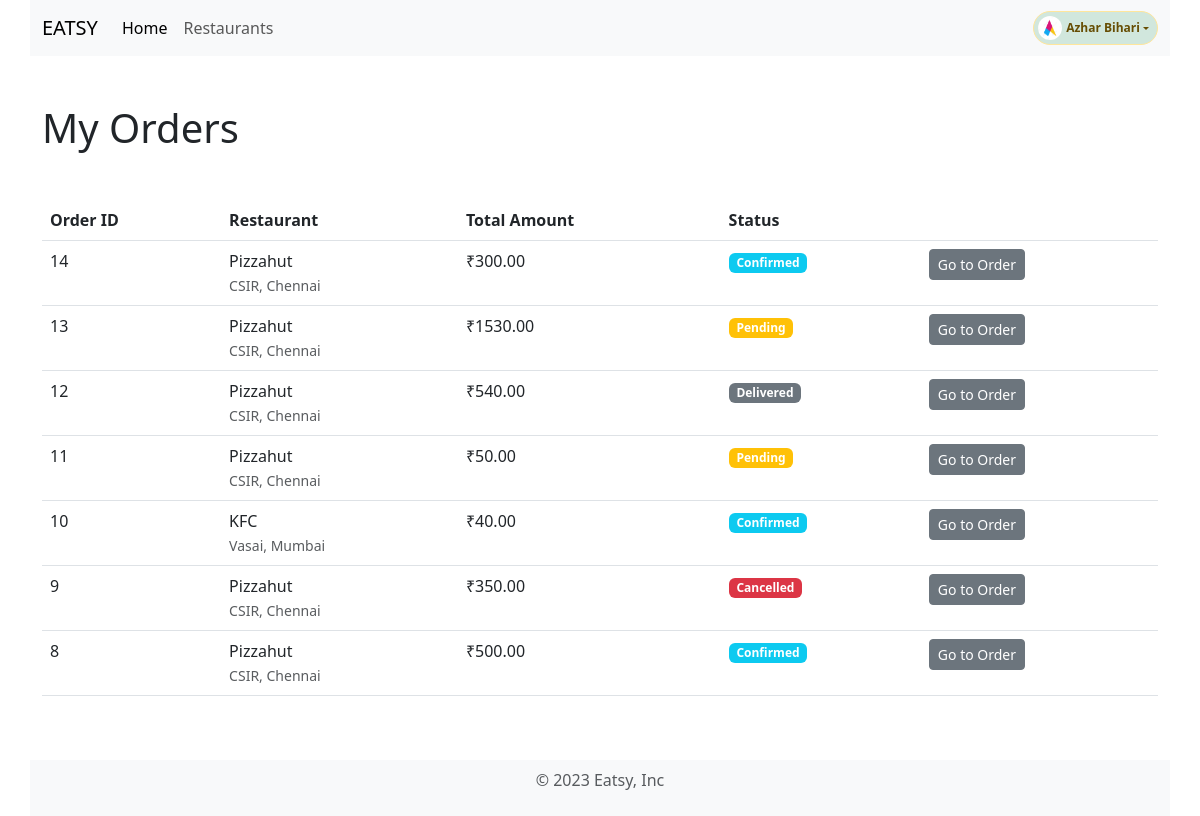
The app's page /orders/ (signed in) with its own data.
### accounts/models.py (models this page shows)
class Account(AbstractUser):
    bio = models.TextField(blank=True, null=True)
    avatar = models.ImageField(
        upload_to='avatars/',
        blank=True,
        null=True,
        default='avatars/default_avatar.png'
    )
    SEX_CHOICES = (
        ('M', 'Male'),
        ('F', 'Female'),
        ('O', 'Other'),
    )
    date_of_birth = models.DateField(null=True, blank=True)
    sex = models.CharField(
        max_length=1, choices=SEX_CHOICES, blank=True, null=True)

### orders/models.py (models this page shows, shortened)
class Order(models.Model):
    ORDER_STATUS = (
        ('pending', 'Pending'),
        ('confirmed', 'Confirmed'),
        ('preparing', 'Preparing'),
        ('out_for_delivery', 'Out for Delivery'),
        ('delivered', 'Delivered'),
        ('cancelled', 'Cancelled'),
    )
    user = models.ForeignKey(User, on_delete=models.CASCADE)
    restaurant = models.ForeignKey(Restaurant, on_delete=models.CASCADE)
    items = models.ManyToManyField(Menu, through='OrderItem')
    total_amount = models.DecimalField(max_digits=8, decimal_places=2)
    created_at = models.DateTimeField(auto_now_add=True)
    is_delivered = models.BooleanField(default=False)
    status = models.CharField(
        max_length=20, choices=ORDER_STATUS, default='pending')
    class Meta:
        ordering = ['-created_at']

### restaurants/models.py (models this page shows, shortened)
class Restaurant(models.Model):
    name = models.CharField(max_length=255)
    slug = models.SlugField(unique=True, max_length=255)
    description = models.TextField()
    address = models.CharField(max_length=255)
    contact_number = models.CharField(max_length=15)
    image = models.ImageField(
        upload_to='restaurant_images/', null=True, blank=True)
    is_open = models.BooleanField(default=True)

### orders/views.py (the view)
# urls.py: path('', OrderListView.as_view(), name='order-list'),
class OrderListView(LoginRequiredMixin, ListView):
    model = Order
    paginate_by = 10
    def get_queryset(self):
        return Order.objects.filter(user=self.request.user)

### orders/templates/orders/order_list.html (shortened to what this page needs)
{% extends "no_sidebar_base.html" %}
{% block head %}
<h1 class="display-6 my-5"> My Orders</h1>
{% endblock %}
{% block content %}
<div class="table-responsive">
    <table class="table table-hover">
        <thead>
            <tr>
                <th scope="col">Order ID</th>
                <th scope="col">Restaurant</th>
                <th scope="col">Total Amount</th>
                <th scope="col">Status</th>
                <th></th>
            </tr>
        </thead>
        <tbody>
            {% for order in page_obj %}
            <tr>
                <td>{{ order.pk }}</td>
                <td>{{ order.restaurant.name }}<br> <small class="text-muted">{{ order.restaurant.address }}</small>
                </td>
                <td>₹{{ order.total_amount }}</td>
                <td>
                    {% if order.status == 'pending' %}
                    <span class="badge bg-warning">{{ order.get_status_display }}</span>
                    {% elif order.status == 'confirmed' %}
                    <span class="badge bg-info">{{ order.get_status_display }}</span>
                    {% elif order.status == 'preparing' %}
                    <span class="badge bg-primary">{{ order.get_status_display }}</span>
                    {% elif order.status == 'out_for_delivery' %}
                    <span class="badge bg-success">{{ order.get_status_display }}</span>
                    {% elif order.status == 'delivered' %}
                    <span class="badge bg-secondary">{{ order.get_status_display }}</span>
                    {% elif order.status == 'cancelled' %}
                    <span class="badge bg-danger">{{ order.get_status_display }}</span>
                    {% endif %}
                </td>
                <td><a class="btn btn-sm btn-secondary" href="{% url 'order-detail' order.pk %}">Go to Order</a></td>
            </tr>
            {% empty %}
            <tr>
                <td colspan="5">Sorry, no orders found.</td>
            </tr>
            {% endfor %}
        </tbody>
    </table>
</div>
{% endblock %}

### templates/components/header.html (shortened to what this page needs)
<header>
    <nav class="container navbar navbar-expand-lg bg-body-tertiary">
        <div class="container">
            <a class="navbar-brand ms-2 ms-sm-0" aria-current="page" to="/">EATSY</a>
            <div class="offcanvas offcanvas-start" tabindex="-1" id="navbarOffcanvasLg"
                aria-labelledby="navbarOffcanvasLgLabel">
                <div class="offcanvas-body">
                    <ul class="navbar-nav justify-content-start flex-grow-1 pe-3">
                        <li class="nav-item">
                            <a class="nav-link active" aria-current="page" href="{% url 'home' %}">Home</a>
                        </li>
                        <li class="nav-item">
                            <a class="nav-link" href="{% url 'restaurant-list' %}">Restaurants</a>
                        </li>
                    </ul>
                </div>
            </div>
            {% if user.is_authenticated %}
            <div class="dropdown ms-auto">
                <a href="#" data-bs-toggle="dropdown" aria-expanded="false"
                    class="text-decoration-none dropdown-toggle badge d-flex align-items-center p-1 pe-2 text-warning-emphasis bg-success-subtle border border-warning-subtle rounded-pill">
                    <img src="{{ user.avatar.url }}" alt="" width="24" height="24" class="rounded-circle me-1">
                    {{ user.get_full_name|default:user.username }}
                </a>
            </div>
            {% else %}
            <div class="ms-auto">
                <a class="btn btn-primary btn-sm me-1" href="{% url 'login' %}">Login</a>
                <a class="btn btn-outline-secondary btn-sm" href="{% url 'register' %}">Register
                </a>
            </div>
            {% endif %}
        </div>
    </nav>
</header>

### records on screen
Account: avatar (picture), get_full_name "Azhar Bihari"
Order: pk "14", restaurant.name "Pizzahut", restaurant.address "CSIR, Chennai", total_amount "300.00", status "Confirmed"
Order: pk "13", restaurant.name "Pizzahut", restaurant.address "CSIR, Chennai", total_amount "1530.00", status "Pending"
Order: pk "12", restaurant.name "Pizzahut", restaurant.address "CSIR, Chennai", total_amount "540.00", status "Delivered"
Order: pk "11", restaurant.name "Pizzahut", restaurant.address "CSIR, Chennai", total_amount "50.00", status "Pending"
Order: pk "10", restaurant.name "KFC", restaurant.address "Vasai, Mumbai", total_amount "40.00", status "Confirmed"
Order: pk "9", restaurant.name "Pizzahut", restaurant.address "CSIR, Chennai", total_amount "350.00", status "Cancelled"
Order: pk "8", restaurant.name "Pizzahut", restaurant.address "CSIR, Chennai", total_amount "500.00", status "Confirmed"
